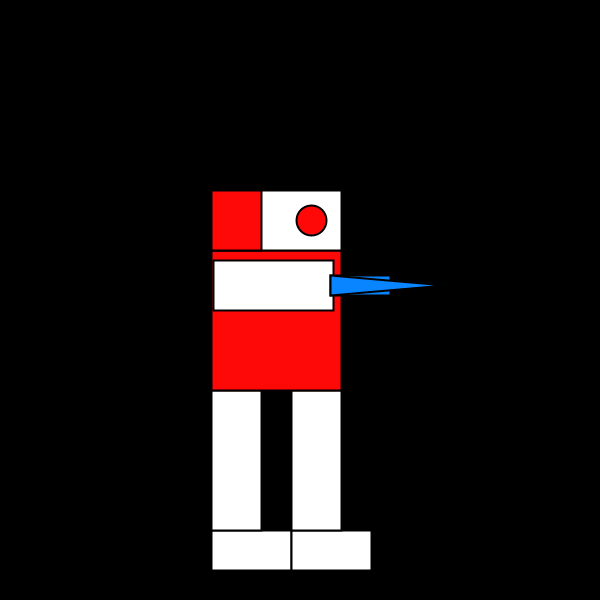
Frame 1 (no input)
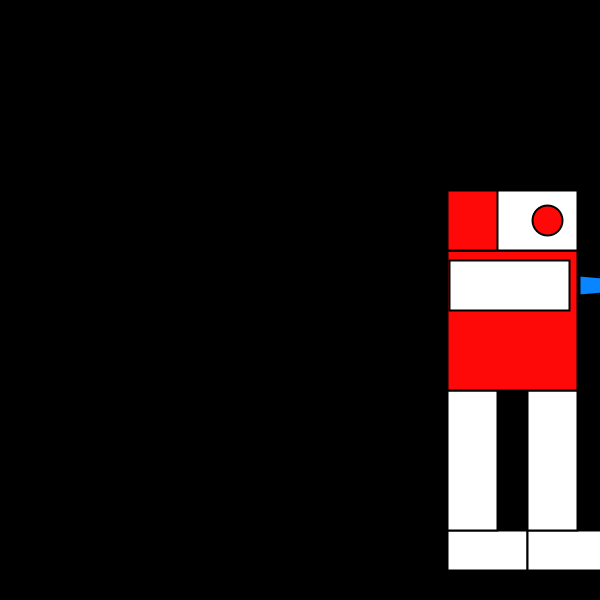
Frame 60 (the mouse pressed at the canvas centre just before this capture)
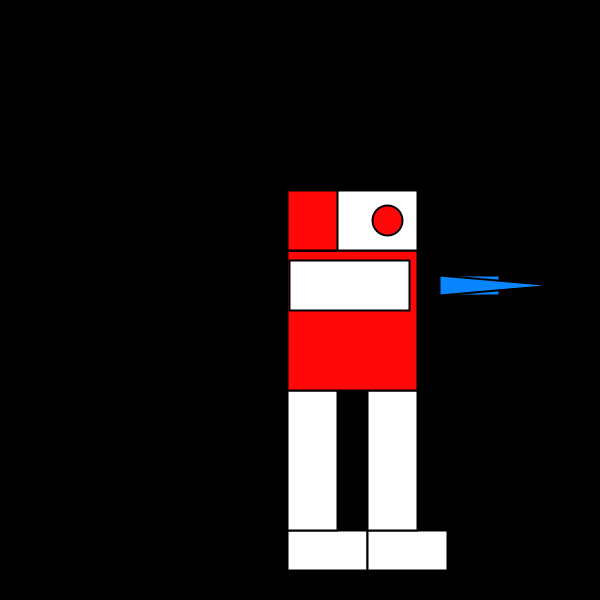
Frame 120 (the mouse held since frame 60 and released just before this capture)

The Processing sketch that drew these frames (run headless with seeded random() and noise(); from frame 60 on, the mouse is pressed at the canvas centre):

// Processing sketch: processing_95092
// ── processing_95092.pde

int mis=60;   //Variables
int rob=10;   //Variables

void setup(){
  size(600, 600);  //size of the window
  background(0);  //background color
  frameRate(5);   //frame rate
  strokeWeight(2);
}

void draw(){
  size(600, 600);  
  background(0);
  frameRate(5);
  strokeWeight(2);
  
  
  
  
  
  
  rob=rob+1;    //calling variable 
  rob=max(0,rob);   // calling variables
  feet(100+rob, 120);  //calling the feet of the robot
  rob=rob+1;                 // calling variables
  rob=max(0,rob);           ///calling variables
  arm(100+rob, 120);       //calling the arms
  mis=(mis+10);           //calling variables  
  misile(100+mis, 120);   //llamandole al torpido
  
 }
  
 void feet(int x, int y){
   fill(255);                    //color of the object
   rect(100+x, 530, 80, 40);    //the body of the train
   rect(100+x, 390, 50, 140);   //the front window of the train
   rect(180+x, 530, 80, 40);   //the little window
   rect(180+x, 390, 50, 140);  // the other little window
   fill(255+x, 8, 8);          //defining the color of the object
   rect(100+x, 250, 130, 140);  //fron light yellow
   fill(255);
   rect(100+x, 190, 130, 60);
   fill(255, 8, 8);
   ellipse(200+x, 220, 30, 30);
   rect(100+x, 190, 50, 60);
   rob=(rob+1)%400;
 }
 
 void arm(int x, int y) {
 
   fill(255);
    rect(100+x, 260, 120, 50);
    rob=(rob+1)%400;
 }
 
 void misile(int x, int y){
    fill(8, 133, 255);
    rect(160+x, 275, 60, 20);
    triangle(160+x, 275, 160+x, 295, 275+x, 285);  
    
   mis=(mis+1)%400;
   
 }
